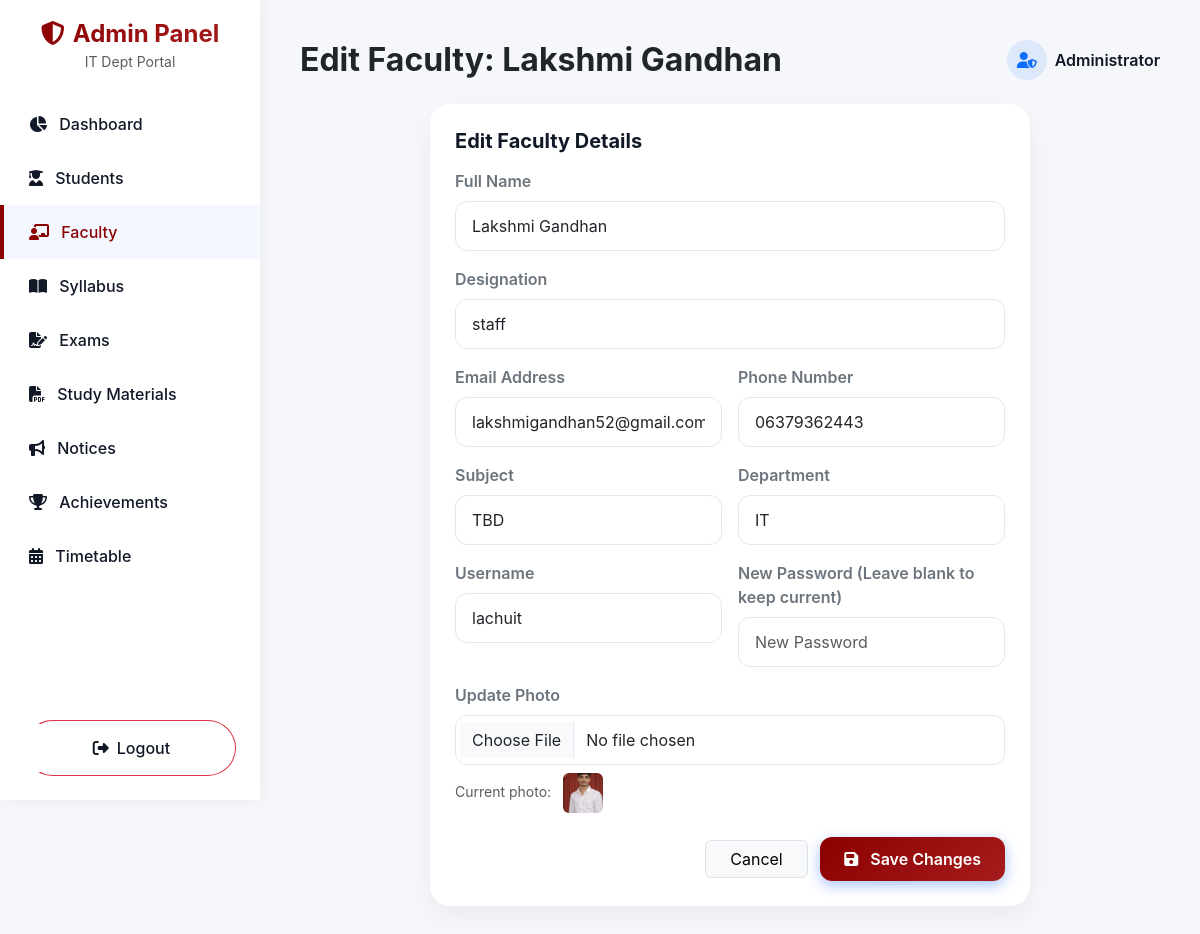
/admin/faculty/edit/1 (signed in), run on the app's committed database.
### models.py (models this page shows)
class Faculty(SQLModel, table=True):
    id: Optional[int] = Field(default=None, primary_key=True)
    name: str
    designation: str
    email: str = Field(unique=True, index=True)
    phone: str
    subject: str = Field(default="General")
    department: str = Field(default="IT")
    username: str = Field(unique=True, index=True, default=None)
    password_hash: str = Field(default="")
    role: str = Field(default="faculty")
    photo: Optional[str] = None
    created_at: datetime = Field(default_factory=datetime.utcnow)

### routers/faculty_router.py (the view)
@router.get("/edit/{faculty_id}")
def edit_faculty_page(faculty_id: int, request: Request, db: Session = Depends(get_session), admin=Depends(check_admin)):
    faculty = db.get(Faculty, faculty_id)
    if not faculty:
        raise HTTPException(status_code=404, detail="Faculty not found")
    return templates.TemplateResponse("admin/faculty_edit.html", {"request": request, "faculty": faculty})

### templates/admin/faculty_edit.html
{% extends "admin/admin_base.html" %}
{% block header %}Edit Faculty: {{ faculty.name }}{% endblock %}
{% block content %}
<div class="glass-card p-4 mx-auto" style="max-width: 600px;">
    <h5 class="fw-bold mb-3">Edit Faculty Details</h5>
    <form action="/admin/faculty/edit/{{ faculty.id }}" method="post" enctype="multipart/form-data" class="row g-3">
        <div class="col-md-12">
            <label class="form-label text-secondary fw-semibold">Full Name</label>
            <input type="text" name="name" class="form-control" value="{{ faculty.name }}" required>
        </div>
        <div class="col-md-12">
            <label class="form-label text-secondary fw-semibold">Designation</label>
            <input type="text" name="designation" class="form-control" value="{{ faculty.designation }}" required>
        </div>
        <div class="col-md-6">
            <label class="form-label text-secondary fw-semibold">Email Address</label>
            <input type="email" name="email" class="form-control" value="{{ faculty.email }}" required>
        </div>
        <div class="col-md-6">
            <label class="form-label text-secondary fw-semibold">Phone Number</label>
            <input type="text" name="phone" class="form-control" value="{{ faculty.phone }}" required>
        </div>
        <div class="col-md-6">
            <label class="form-label text-secondary fw-semibold">Subject</label>
            <input type="text" name="subject" class="form-control" value="{{ faculty.subject }}" required>
        </div>
        <div class="col-md-6">
            <label class="form-label text-secondary fw-semibold">Department</label>
            <input type="text" name="department" class="form-control" value="{{ faculty.department }}" required>
        </div>
        <div class="col-md-6">
            <label class="form-label text-secondary fw-semibold">Username</label>
            <input type="text" name="username" class="form-control" value="{{ faculty.username }}" required>
        </div>
        <div class="col-md-6">
            <label class="form-label text-secondary fw-semibold">New Password (Leave blank to keep current)</label>
            <input type="password" name="password" class="form-control" placeholder="New Password">
        </div>
        <div class="col-md-12">
            <label class="form-label text-secondary fw-semibold">Update Photo</label>
            <input type="file" name="photo" class="form-control" accept="image/*">
            {% if faculty.photo %}
            <div class="mt-2 text-muted small">
                Current photo: <img src="/{{ faculty.photo }}" alt="Faculty Photo" class="rounded ms-2" style="width: 40px; height: 40px; object-fit: cover;">
            </div>
            {% endif %}
        </div>
        <div class="col-md-12 text-end mt-4">
            <a href="/admin/faculty" class="btn btn-light px-4 me-2 border">Cancel</a>
            <button type="submit" class="btn btn-gradient px-4"><i class="fa-solid fa-save me-2"></i> Save Changes</button>
        </div>
    </form>
</div>
{% endblock %}

### static/css/style.css (style rules this page uses)
:root { --bg-color: #F5F7FA; --primary-blue: #8B0000; --dark-header: #0F172A; --grad-start: #8B0000; --grad-end: #A61B1B; --text-main: #111827; --card-bg: #FFFFFF; --shadow-soft: 0 10px 25px rgba(0, 0, 0, 0.05); --shadow-hover: 0 20px 40px rgba(0, 0, 0, 0.1); --radius-card: 20px; --radius-btn: 12px; }
body { font-family: -apple-system, BlinkMacSystemFont, "Segoe UI", Roboto, Helvetica, Arial, sans-serif, "Apple Color Emoji", "Segoe UI Emoji", "Segoe UI Symbol"; background-color: var(--bg-color); color: var(--text-main); -webkit-font-smoothing: antialiased; min-height: 100vh; margin: 0; padding: 0; }
.glass-card { background: var(--card-bg); border-radius: var(--radius-card); box-shadow: var(--shadow-soft); border: 1px solid rgba(255, 255, 255, 0.5); transition: transform 0.3s cubic-bezier(0.4, 0, 0.2, 1), box-shadow 0.3s ease; overflow: hidden; }
.btn-gradient { background: linear-gradient(135deg, var(--grad-start), var(--grad-end)); color: #fff; border: none; border-radius: var(--radius-btn); padding: 10px 24px; font-weight: 600; transition: all 0.3s ease; box-shadow: 0 4px 14px rgba(37, 99, 235, 0.4); }
.form-control { border-radius: 12px; padding: 12px 16px; border: 1px solid #e2e8f0; transition: border-color 0.2s, box-shadow 0.2s; }

### data on the page
Faculty: name "Lakshmi Gandhan", designation "staff", email "lakshmigandhan52@gmail.com", phone "06379362443", subject "TBD", department "IT", username "lachuit", photo (picture)
